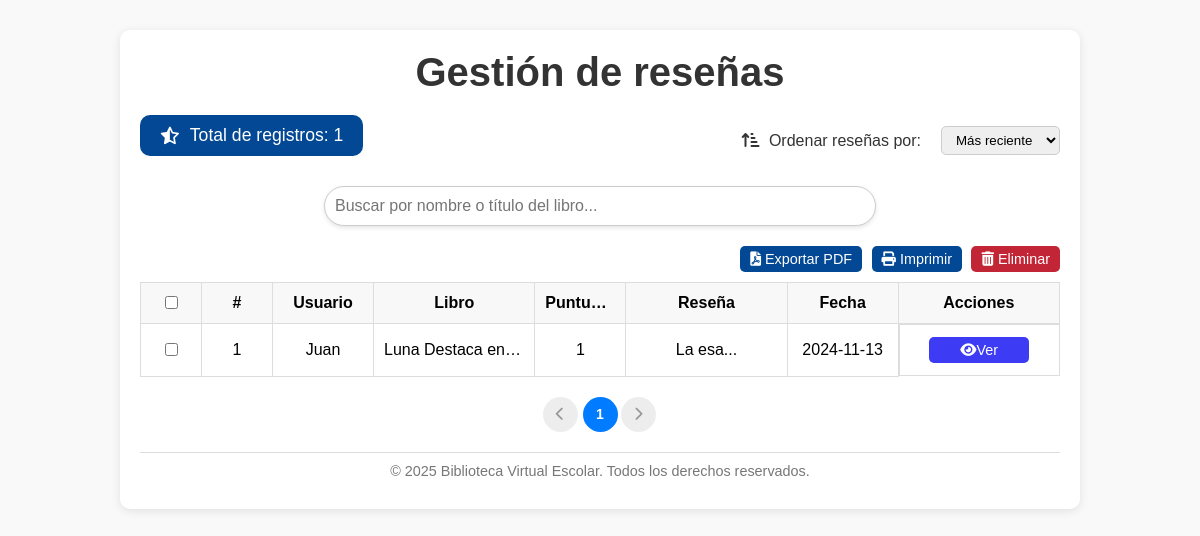
Page /gestion_reseñas.php on the committed database.
### tables this page shows
CREATE TABLE `usuarios` (
  `id` int(11) NOT NULL,
  `nombre` varchar(40) DEFAULT NULL,
  `apPaterno` varchar(40) DEFAULT NULL,
  `apMaterno` varchar(40) DEFAULT NULL,
  `direccion` varchar(100) DEFAULT NULL,
  `correo` varchar(100) DEFAULT NULL,
  `numTelefono` varchar(10) DEFAULT NULL,
  `tipoUsuario` enum('estudiante','profesor','administrador') DEFAULT NULL,
  `password` varchar(512) DEFAULT NULL,
  `fechaRegistro` datetime NOT NULL DEFAULT current_timestamp(),
  `session_token` varchar(64) DEFAULT NULL
);

CREATE TABLE `libros` (
  `id` int(11) NOT NULL,
  `titulo` varchar(100) DEFAULT NULL,
  `autor` varchar(100) DEFAULT NULL,
  `categoria` varchar(100) DEFAULT NULL,
  `grado` enum('Primero','Segundo','Tercero','Cuarto','Quinto','Sexto') DEFAULT NULL,
  `añoPublicacion` date DEFAULT NULL,
  `descripcion` varchar(250) DEFAULT NULL,
  `disponibilidad` enum('disponible','no disponible','en prestamo','en reparacion') DEFAULT NULL,
  `urlDescarga` varchar(255) DEFAULT NULL,
  `imagen_libro` blob DEFAULT NULL
);

### gestion_reseñas.php (the view, shortened to what this page needs)
<?php
include('config.php');
$limit = 10;
$page = isset($_GET['page']) ? intval($_GET['page']) : 1;
$offset = ($page - 1) * $limit;
$total_query = "SELECT COUNT(*) as total FROM reseñas";
$total_result = mysqli_query($conn, $total_query);
$total_row = mysqli_fetch_assoc($total_result);
$total_records = $total_row['total'];
$total_pages = ceil($total_records / $limit);
$query = "SELECT r.id, r.idUsuario, r.idLibro, r.Puntuacion, r.Reseña, r.FechaReseña,
                 u.nombre AS Usuario, l.titulo AS Libro
          FROM reseñas r
          JOIN usuarios u ON r.idUsuario = u.id
          JOIN libros l ON r.idLibro = l.id
          LIMIT $limit OFFSET $offset";
$result = mysqli_query($conn, $query);
?>
<!DOCTYPE html>
<html lang="es">
<head>
    <link rel="stylesheet" href="css/gestion_reseñas.css">
    <link rel="stylesheet" href="https://cdnjs.cloudflare.com/ajax/libs/font-awesome/6.0.0-beta3/css/all.min.css">
</head>
<body>
<div class="container">
    <header>
        <h2>Gestión de reseñas</h2>
    </header>
    <div class="top-bar">
        <div class="total-registros">
            <i class="fa-regular fa-star-half-stroke"></i>
            <span id="total_records">Total de registros:
                <?php echo $total_records; ?>
            </span>
        </div>
        <div class="filtros">
            <label for="ordenarReseñas"><i class="fa-solid fa-arrow-up-short-wide"></i> Ordenar reseñas por:</label>
<select id="ordenarReseñas" onchange="ordenarReseñas()">
    <option value="mas_reciente">Más reciente</option>
</select>
        </div>
    </div>
    <input type="text" id="searchBar" placeholder="Buscar por nombre o título del libro..." autocomplete="off">
    <div class="acciones-masivas">
        <button id="download_pdf" class="btn-masiva down-lectura grow">
            <i class="fas fa-file-pdf"></i> Exportar PDF
        </button>
        <button id="print_pdf" class="btn-masiva print-lectura grow">
            <i class="fas fa-print"></i> Imprimir
        </button>
        <button id="delete_selected" class="btn-masiva eliminar-masivo grow">
            <i class="fas fa-trash-alt"></i> Eliminar
        </button>
    </div>
    <div class="table-container">
        <table id="reseñas_table" class="reservas-table">
            <thead>
                <tr>
                    <th><input type="checkbox" id="select_all"></th>
                    <th>#</th>
                    <th>Usuario</th>
                    <th>Libro</th>
                    <th>Puntuación</th>
                    <th>Reseña</th>
                    <th>Fecha</th>
                    <th>Acciones</th>
                </tr>
            </thead>
            <tbody id="reseñasList">
                <?php
                if ($result && mysqli_num_rows($result) > 0) {
                    $i = 1 + $offset;
                    while ($row = mysqli_fetch_assoc($result)): ?>
                    <tr data-id="<?php echo $row['id']; ?>">
                        <td><input type="checkbox" class="select_row"></td>
                        <td><?php echo $i++; ?></td>
                        <td><?php echo $row['Usuario']; ?></td>
                        <td><?php echo $row['Libro']; ?></td>
                        <td><?php echo $row['Puntuacion']; ?></td>
                        <td><?php echo substr($row['Reseña'], 0, 50) . '...'; ?></td>
                        <td><?php echo $row['FechaReseña']; ?></td>
                        <td class="acciones">
                            <button class="btn ver-reseña grow"
                                    data-id="<?php echo $row['id']; ?>"
                                    data-numero="<?php echo $i; ?>"
                                    data-usuario="<?php echo $row['Usuario']; ?>"
                                    data-libro="<?php echo $row['Libro']; ?>"
                                    data-puntuacion="<?php echo $row['Puntuacion']; ?>"
                                    data-reseña="<?php echo htmlspecialchars($row['Reseña']); ?>"
                                    data-fecha="<?php echo $row['FechaReseña']; ?>">
                                <i class="fa-solid fa-eye"></i>Ver
                            </button>
                        </td>
                    </tr>
                    <?php endwhile;
                } else {
                    echo "<tr><td colspan='8'>No se encontraron reseñas.</td></tr>";
                }
                ?>
            </tbody>
        </table>
    </div>
    <div class="pagination">
        <?php
        if ($total_pages >= 1):
            echo '<ul class="pagination-list">';
            if ($page > 1) {
                $prev = $page - 1;
                echo "<li><a class='pagination-link' data-page='{$prev}'><i class='fas fa-chevron-left'></i></a></li>";
            } else {
                echo "<li><a class='pagination-link disabled'><i class='fas fa-chevron-left'></i></a></li>";
            }
            if ($total_pages <= 5) {
                for ($i = 1; $i <= $total_pages; $i++) {
                    $active = ($i == $page) ? 'active' : '';
                    echo "<li><a class='pagination-link {$active}' data-page='{$i}'>{$i}</a></li>";
                }
            }
            if ($page < $total_pages) {
                $next = $page + 1;
                echo "<li><a class='pagination-link' data-page='{$next}'><i class='fas fa-chevron-right'></i></a></li>";
            } else {
                echo "<li><a class='pagination-link disabled'><i class='fas fa-chevron-right'></i></a></li>";
            }
            echo '</ul>';
        endif;
        ?>
    </div>
    <footer>
        © 2025 Biblioteca Virtual Escolar. Todos los derechos reservados.
    </footer>
</div>
</body>
</html>

### css/gestion_reseñas.css (style rules this page uses)
body { font-family: Arial, sans-serif; background-color: #f9f9f9; margin: 0; padding: 0; }
.container { width: 80%; margin: 0 auto; padding: 20px; background-color: #fff; box-shadow: 0 2px 10px rgba(0, 0, 0, 0.1); border-radius: 10px; margin-top: 30px; box-sizing: border-box; }
header { text-align: center; margin-bottom: 20px; }
header h2 { font-size: 2.5rem; margin: 0; color: #333; }
.top-bar { display: flex; justify-content: space-between; align-items: center; margin-bottom: 20px; flex-wrap: wrap; }
.total-registros { background-color: #024894; color: white; padding: 10px 20px; border-radius: 10px; font-size: 1.1rem; display: flex; align-items: center; box-sizing: border-box; margin-bottom: 10px; width: auto; }
.total-registros i { margin-right: 10px; }
.filtros { display: flex; align-items: center; flex-wrap: wrap; gap: 10px; }
.filtros label { margin-right: 10px; font-size: 1rem; color: #333; }
.filtros label i { margin-right: 5px; }
.filtros select { padding: 5px 10px; border-radius: 5px; border: 1px solid #ccc; }
#searchBar { display: block; width: 60%; padding: 10px; margin: 0 auto 20px auto; border: 1px solid #ccc; border-radius: 20px; box-shadow: 0 2px 4px rgba(0, 0, 0, 0.1); font-size: 1rem; box-sizing: border-box; }
.acciones-masivas { text-align: right; margin-bottom: 10px; }
.acciones-masivas .btn-masiva { padding: 5px 10px; border: none; border-radius: 5px; cursor: pointer; margin-left: 5px; font-size: 0.9rem; transition: background-color 0.3s; transition: background-color 0.3s ease, transform 0.3s ease; }
.btn-masiva.eliminar-masivo { background-color: #c22535; color: #fff; }
.btn-masiva.down-lectura { background-color: #024894; color: #fff; }
.btn-masiva.print-lectura { background-color: #024894; color: #fff; }
.reservas-table { width: 100%; border-collapse: collapse; margin: 10px 0; table-layout: fixed; }
.reservas-table th, .reservas-table td { border: 1px solid #ddd; padding: 10px; text-align: left; white-space: nowrap; overflow: hidden; text-overflow: ellipsis; }
.reservas-table th { background-color: #f8f8f8; font-weight: bold; text-align: center; }
.reservas-table td { background-color: #fff; text-align: center; }
.reservas-table .btn { padding: 5px 10px; border: none; border-radius: 5px; cursor: pointer; margin: 2px; font-size: 0.9rem; transition: background-color 0.3s; transition: background-color 0.3s ease, transform 0.3s ease; }
.acciones button { min-width: 100px; }
.btn.ver-reseña { background-color: #3D3BF3; color: white; }
.pagination { display: flex; justify-content: center; margin-top: 20px; }
.pagination-list { list-style: none; display: flex; align-items: center; gap: 3px; padding: 0; margin: 0; }
.pagination-list li a { display: inline-block; width: 35px; height: 35px; line-height: 35px; text-align: center; border-radius: 50%; background-color: #ddd; color: #333; text-decoration: none; transition: background-color 0.3s, color 0.3s; font-weight: bold; font-size: 14px; }
.pagination-list li a.active { background-color: #017bff; color: #fff; }
.pagination-list li a.disabled { cursor: not-allowed; opacity: 0.5; }
.pagination-list li { display: inline-block; }
.pagination-list li:nth-child(odd) { margin-right: 2px; }
footer { text-align: center; padding: 10px 0; margin-top: 20px; border-top: 1px solid #ddd; color: #777; font-size: 0.9rem; }
.btn { padding: 6px 8px; background-color: #007bff; color: white; border: none; cursor: pointer; border-radius: 4px; font-size: 5.875rem; margin: 1px; }
.acciones { display: flex; flex-direction: column; gap: 10px; align-items: center; }
.acciones button { flex: 1; white-space: nowrap; }
.reservas-table th:nth-child(1), .reservas-table td:nth-child(1) { width: 40px; text-align: center; }
.reservas-table th:nth-child(2), .reservas-table td:nth-child(2) { width: 50px; text-align: center; }
.reservas-table th:nth-child(5), .reservas-table td:nth-child(5) { width: 70px; text-align: center; }
.reservas-table th:nth-child(7), .reservas-table td:nth-child(7) { width: 90px; text-align: center; }
.reservas-table th:nth-child(3), .reservas-table td:nth-child(3) { width: 80px; text-align: center; }
.grow { display: inline-block; transition: transform 0.3s ease-in-out; }

### rows in the picture
reseñas: idUsuario.nombre "Juan", idLibro.titulo "Luna Destaca en…", Puntuacion "1", Reseña "La esa", FechaReseña "2024-11-13"

### other values in the picture
$total_records "1"
